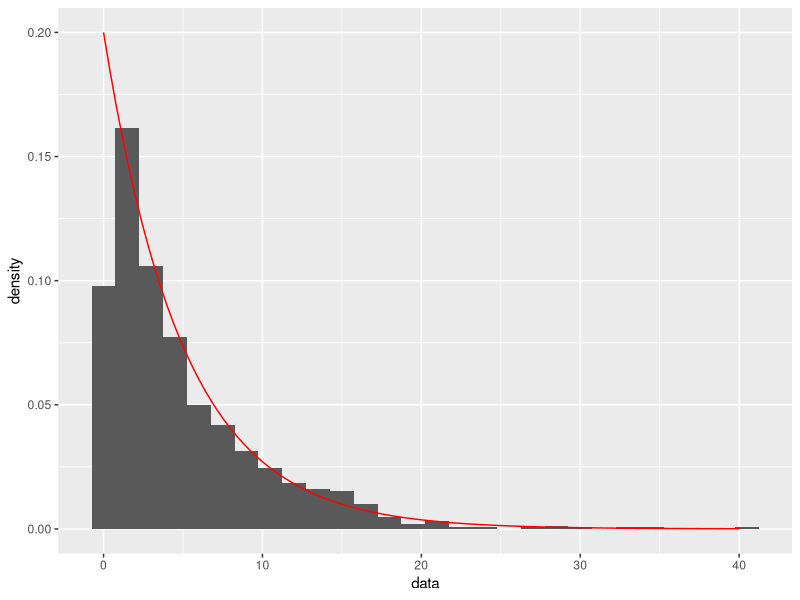
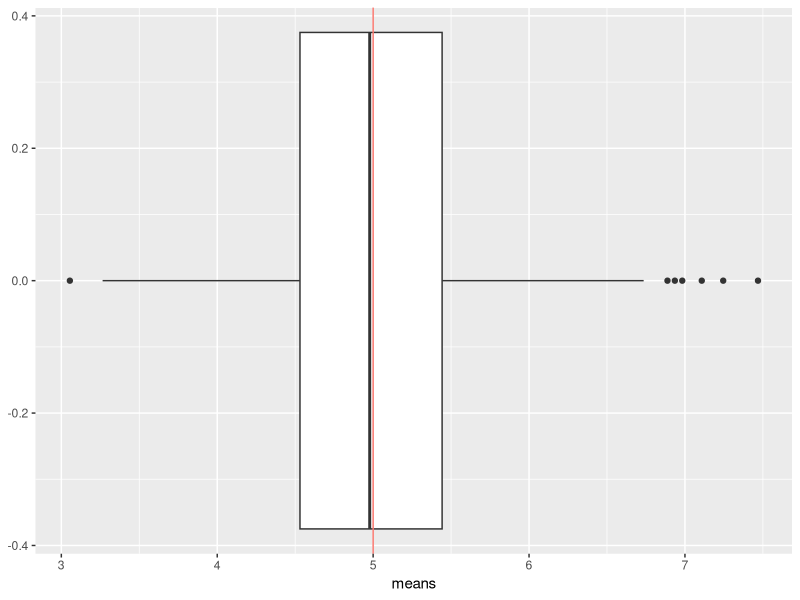
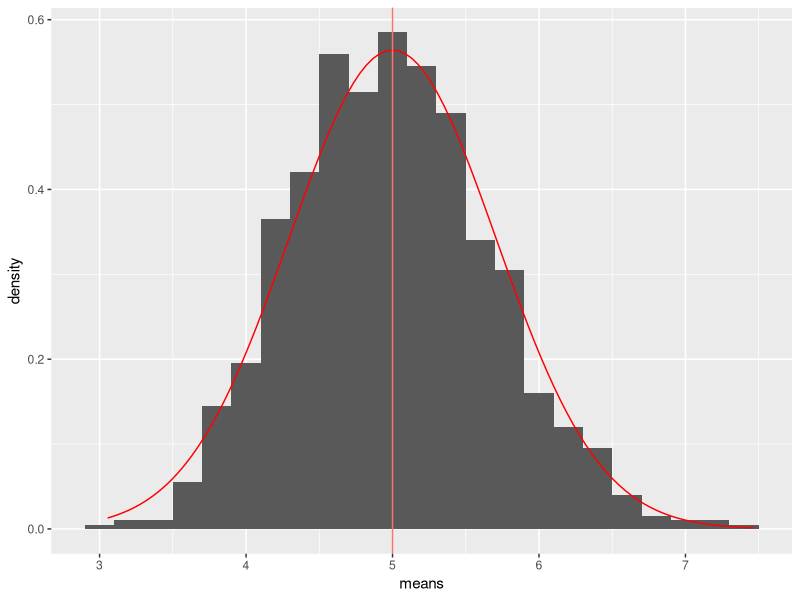
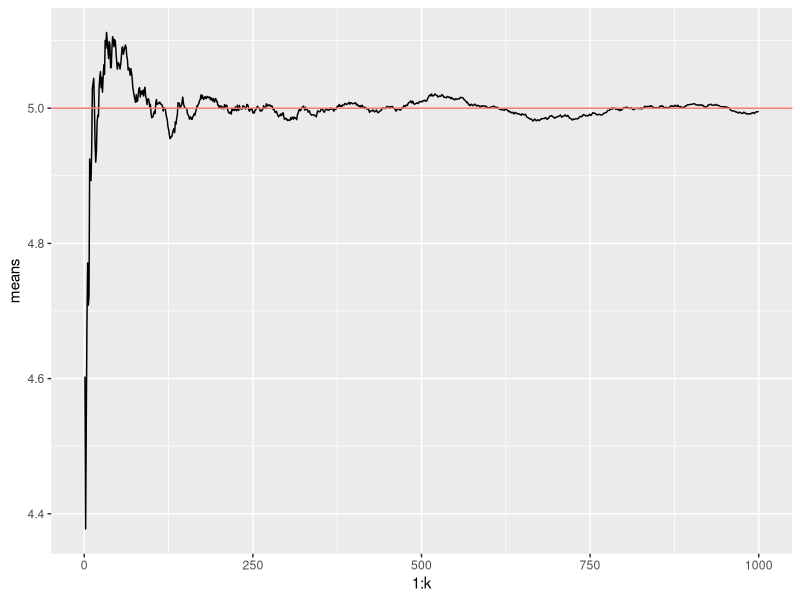
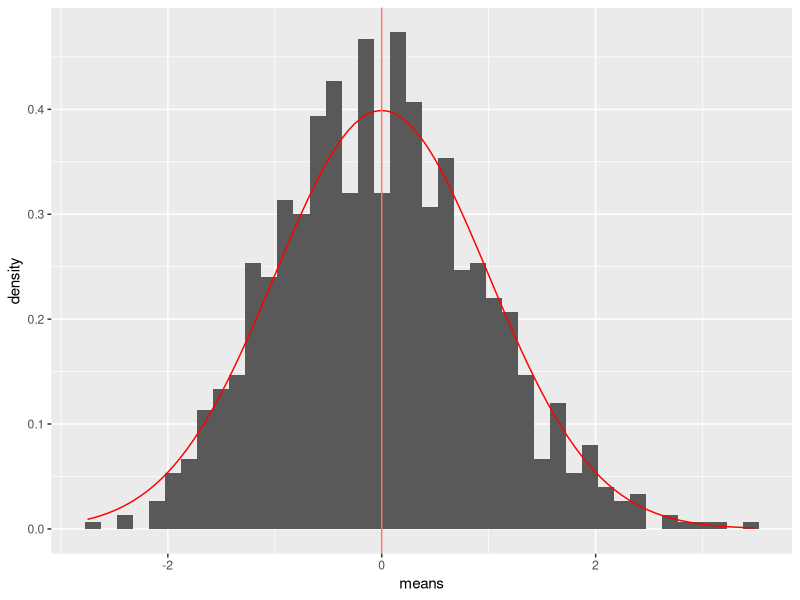

These figures' R source, in order:
## ---- chunk 1
knitr::opts_chunk$set(echo = TRUE)
library(ggplot2)
## ---- chunk 2
lambda = 0.2 # rate, mu = 5, sd = 5, var = 25
pop_mean = 1/lambda
pop_sd = 1/lambda
pop_var = pop_sd^2
## ---- chunk 3
n <- 50
k <- 1000
## ---- chunk 4
#' n: # number of rexp samples for each mean
#' k: # number of means
generate_means <- function(n, k, lambda) {
  #' collect k means, each with n samples, in an array
  sample_means = NULL
  for (i in 1:k) sample_means = c(sample_means, mean(rexp(n, lambda)))
  means_df <- data.frame(means = sample_means)
  means_df
}
## ---- chunk 5
df1 <- generate_means(n, k, lambda)
## ---- chunk 6
sample <- data.frame(data=rexp(k, lambda))
p2 <- ggplot(sample, aes(data))
p2 <- p2 + geom_histogram(aes(y=after_stat(density)), binwidth=1.5)
p2 + stat_function(fun=dexp, args=list(rate = lambda), colour="red", xlim=c(0, max(sample$data)))
## ---- chunk 7
p1 <- ggplot(df1, aes(means)) + theme(legend.position="none")
p1 + geom_boxplot() + geom_vline(aes(xintercept = pop_mean, colour = "red"))
## ---- chunk 8
p3 <- ggplot(df1, aes(means)) + theme(legend.position="none")
p3 <- p3 + geom_histogram(aes(y=after_stat(density)), binwidth=0.2)
p3 <- p3 + stat_function(fun=dnorm, args=list(mean=pop_mean, sd=pop_sd/sqrt(n)), colour="red")
p3 + geom_vline(aes(xintercept=pop_mean, colour="red"))
## ---- chunk 9
cumulative <- data.frame(means=cumsum(df1$means) / (1:k))
p4 <- ggplot(cumulative, aes(x=1:k, y=means)) + theme(legend.position="none")
p4 + geom_line() + geom_hline(aes(yintercept=pop_mean, colour="red"))
## ---- chunk 10
df2 <- transform(df1, means = (means - pop_mean) / (pop_sd/sqrt(n)))
p4 <- ggplot(df2, aes(means)) + theme(legend.position="none")
p4 <- p4 + geom_histogram(aes(y=after_stat(density)), binwidth=0.15)
p4 <- p4 + stat_function(fun=dnorm, args=list(mean=0, sd=1), colour="red")
p4 + geom_vline(aes(xintercept=0, colour="red"))
